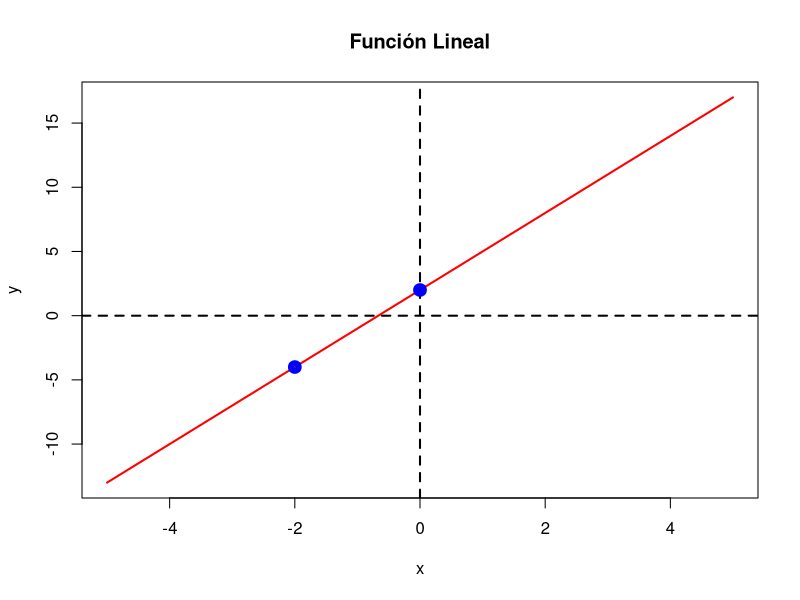

This chart was generated by the following R code:
## ---- chunk 1
y <- function(x){3*x+2}
plot(y,from=-5,to=5, lwd=2,col="red", main="Función Lineal")
abline(h = 0, v = 0,
       col = c("black", "black"),
       lwd = 2,
       lty = 2:2)
points(x=-2,y=-4, lwd=6, col="blue")
points(x=0,y=2, lwd=6, col="blue")
